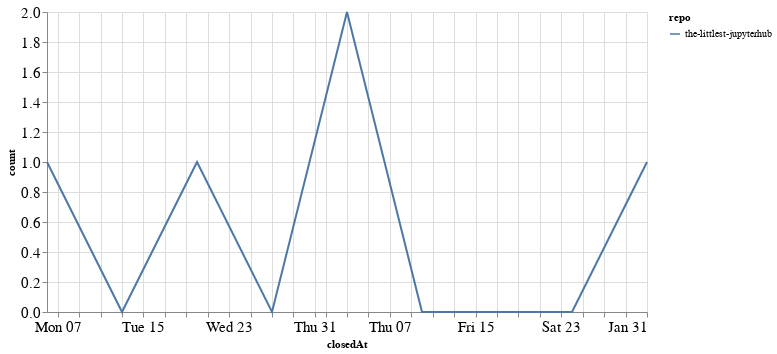

Notebook code cell kept with this figure:
### Code cell
closed_by_time = closed_by.groupby('repo').resample('W', on='closedAt').count()['author'].reset_index()
closed_by_time = closed_by_time.rename(columns={'author': 'count'})

alt.Chart(closed_by_time, width=600).mark_line().encode(
    x='closedAt',
    y='count',
    color='repo',
    tooltip="repo"
)

### Figure 1 — Vega-Lite specification as saved in the notebook (floating-point values rounded to 4 significant figures)
{"config": {"axisLeft": {"labelFontSize": 15}, "axisBottom": {"labelFontSize": 15}}, "data": {"name": "data-f0c3f47fb6b08bb80b7e8ea45b836d40"}, "mark": "line", "encoding": {"color": {"type": "nominal", "field": "repo"}, "tooltip": {"type": "nominal", "field": "repo"}, "x": {"type": "temporal", "field": "closedAt"}, "y": {"type": "quantitative", "field": "count"}}, "width": 600, "$schema": "https://vega.github.io/schema/vega-lite/v4.8.1.json", "datasets": {"data-f0c3f47fb6b08bb80b7e8ea45b836d40": [{"repo": "the-littlest-jupyterhub", "closedAt": "2020-12-06T00:00:00", "count": 1}, {"repo": "the-littlest-jupyterhub", "closedAt": "2020-12-13T00:00:00", "count": 0}, {"repo": "the-littlest-jupyterhub", "closedAt": "2020-12-20T00:00:00", "count": 1}, {"repo": "the-littlest-jupyterhub", "closedAt": "2020-12-27T00:00:00", "count": 0}, {"repo": "the-littlest-jupyterhub", "closedAt": "2021-01-03T00:00:00", "count": 2}, {"repo": "the-littlest-jupyterhub", "closedAt": "2021-01-10T00:00:00", "count": 0}, {"repo": "the-littlest-jupyterhub", "closedAt": "2021-01-17T00:00:00", "count": 0}, {"repo": "the-littlest-jupyterhub", "closedAt": "2021-01-24T00:00:00", "count": 0}, {"repo": "the-littlest-jupyterhub", "closedAt": "2021-01-31T00:00:00", "count": 1}]}}
